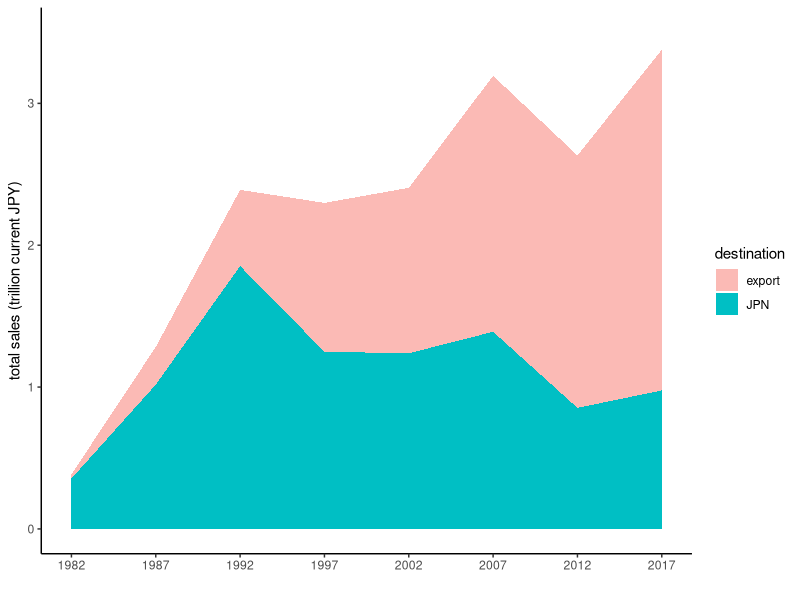

This chart was generated by the following R code: (Note: this script raises an error after producing the figure.)
# this file plots 5-year average data from `generate_5-year-averages.R`
# inherits from `plot_jara_1978_2017_app.R` and `plot_jara_1978_2000_type.R`

# housekeeping ------------------------------------------------------------

rm(list = ls())

library(tidyverse)
library(readxl)
library(scales)

options(scipen=10000)

# read --------------------------------------------------------------------

# need to guess correctly the column types
df <- read_csv('data/by-industry_by-application_1978-2017_labelled_prices_5year.csv')
nrow <- nrow(df)
df <- read_csv('data/by-industry_by-application_1978-2017_labelled_prices_5year.csv', guess_max = nrow)


# order of the factor should be fixed--this time at 2017 quantity of robots (total, because total value is at the bottom any way.)
# 2017 data is taken from plot_jara_1978_2017
df2017 <- read_csv('data/by-industry_by-application_1978-2017_labelled_prices.csv')
nrow2017 <- nrow(df2017)
df2017 <- read_csv('data/by-industry_by-application_1978-2017_labelled_prices.csv', guess_max = nrow2017) %>% 
  filter(year == 2017, app_code_name_eng == 'TOTAL') %>% 
  select(code_union, quantity_t) %>% 
  rename(quantity_t_2017 = quantity_t)
df <- 
  df %>% 
  ungroup %>% 
  left_join(df2017, by = 'code_union') %>% 
  mutate(ind_union_eng = fct_reorder(ind_union_eng, quantity_t_2017, tail, n = 1, .desc = TRUE)) # https://stackoverflow.com/questions/54536094/ggplot-order-legend-using-last-values-on-x-axis

# prepare many numbers of linetypeshttps://stackoverflow.com/questions/34711942/shapes-and-linetypes-in-ggplot
linetypes = c("solid", 
              apply(expand.grid(c(2,4), c(1,2,4,8,"A")), 1, paste, collapse=""), 
              apply(expand.grid(c(2,4,8), c(2,4), c(5,"F"), 2), 1, paste, collapse=""),
              "4284B4F4", "228F61A4")


# plot industry -----------------------------------------------------------


df %>% filter(app_code_name_eng == 'TOTAL') %>% 
  mutate(destination = ifelse(code_union != 'export', 'JPN', 'export')) %>% 
  ungroup() %>% group_by(destination, year_5) %>% 
  summarize(sales.m_sum = sum(sales.m_sum)) %>% 
  ungroup() %>% group_by(year_5) %>% 
  mutate(
    share = sales.m_sum/sum(sales.m_sum),
    sales.t_sum = sales.m_sum/1000000
  ) -> df_share_exp

# level
df_share_exp %>% mutate(destination_fct = factor(destination)) -> df_share_exp
p <- ggplot(df_share_exp, aes(x = year_5, y = sales.t_sum, fill = destination_fct, alpha = destination_fct)) +
  geom_area() +
  scale_x_continuous(breaks = seq(1982, 2017, by = 5)) +
  scale_y_continuous(limits = c(0,3.5)) +
  scale_linetype_manual(values = linetypes) +
  xlab('') + ylab('total sales (trillion current JPY)') +
  theme_classic() +
  scale_alpha_manual(values=c(0.5,1)) +
  guides(fill = guide_legend(title = 'destination'), alpha = guide_legend(title = 'destination')) 
print(p)
size <- 1
file <- paste0('output_final/fig_E6.png')
ggsave(file, p, width = 4*size, height = 3*size)


# within-domestic adoption, aggregate small industries into one
df %>% filter(app_code_name_eng == 'TOTAL') %>% 
  filter(code_union != 'export') %>% 
  ungroup() %>% group_by(year_5) %>% 
  mutate(
    share = sales.m_sum/sum(sales.m_sum),
    sales.t_sum = sales.m_sum/1000000,
    ind_union_eng_fct = factor(ind_union_eng)
  ) -> df_share

df_share %>% mutate(ind_union_eng_3 = ifelse(code_union %in% c('5', '7-3'), as.character(ind_union_eng), 'Others')) -> df_share
df_share %>% ungroup %>% group_by(ind_union_eng_3, year_5) %>% summarize(sales.t_sum = sum(sales.t_sum)) -> df_share_3
df_share_3 %>% ungroup %>% mutate(
  ind_union_eng_3 = ifelse(ind_union_eng_3 == 'Electric machine', 'Electric', ind_union_eng_3),
  ind_union_eng_3 = ifelse(ind_union_eng_3 == 'Automobile', 'Transportation', ind_union_eng_3),
) -> df_share_3
df_share_3$ind_union_eng_3 <- factor(df_share_3$ind_union_eng_3, levels = c('Electric', 'Transportation', 'Others'))

# Combine this info with the application share table
df_share_3 <- df_share_3 %>% mutate(sales.m_sum = sales.t_sum * 1000)
write_csv(df_share_3, "output_final/tab_2_aggregate.csv")
